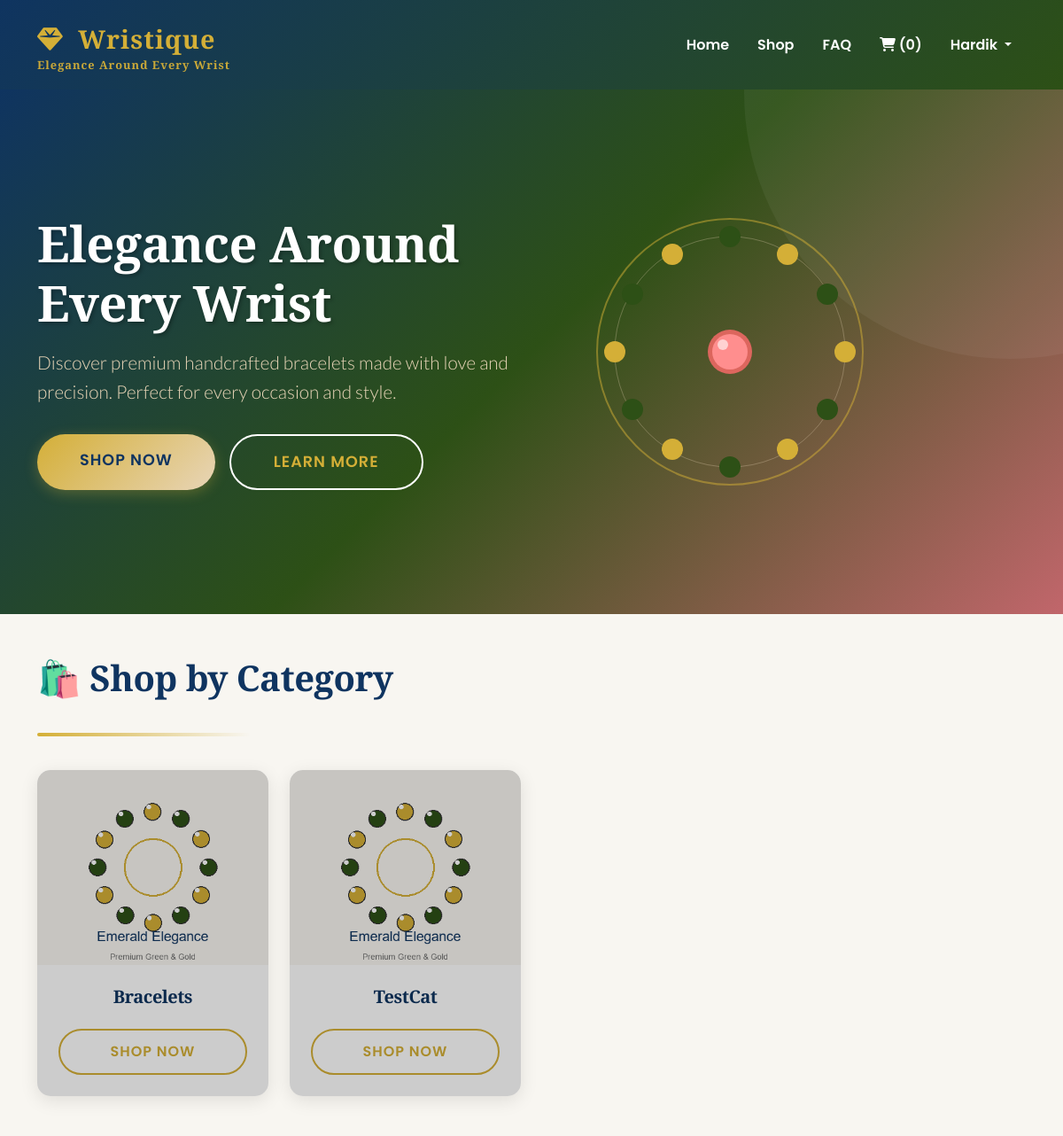
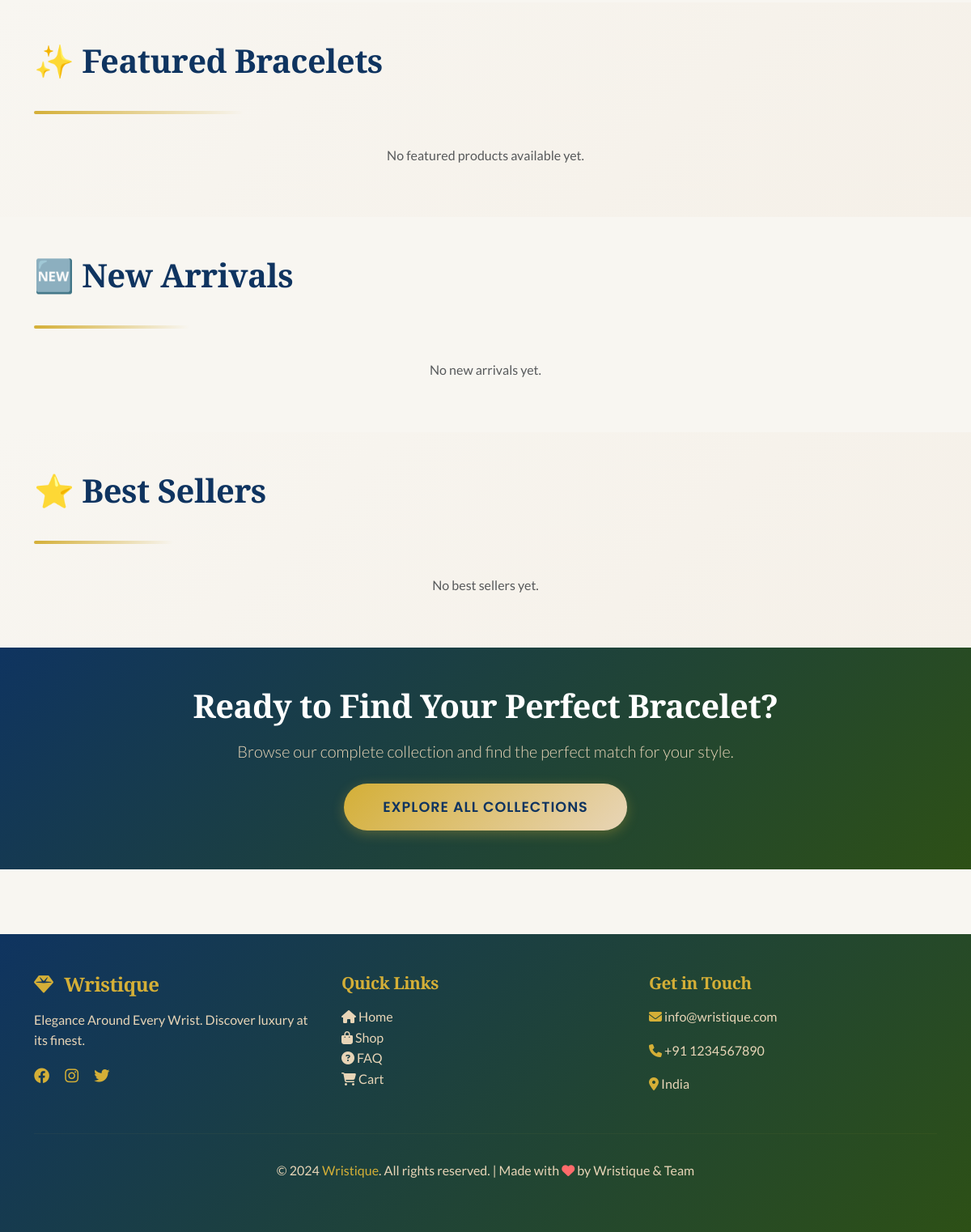
Screenshot of / (signed in) with the database file from the repository (2 pictures, top to bottom).
### accounts/models.py (models this page shows, shortened)
class User(AbstractUser):
    email = models.EmailField(unique=True)
    phone = models.CharField(max_length=15, blank=True)
    is_verified = models.BooleanField(default=False)
    created_at = models.DateTimeField(auto_now_add=True)
    updated_at = models.DateTimeField(auto_now=True)
    USERNAME_FIELD = 'email'
    REQUIRED_FIELDS = ['username']

### store/models.py (models this page shows, shortened)
class Category(models.Model):
    name = models.CharField(max_length=100, unique=True)
    slug = models.SlugField(max_length=100, unique=True)
    description = models.TextField(blank=True)
    image = models.ImageField(upload_to='categories/', blank=True, null=True)
    is_active = models.BooleanField(default=True)
    created_at = models.DateTimeField(auto_now_add=True)
    class Meta:
        verbose_name_plural = 'Categories'
        ordering = ['name']

### store/views.py (the view)
# urls.py: path('', views.home, name='home'),
def home(request):
    featured = Product.objects.filter(is_featured=True, is_active=True)[:8]
    new_arrivals = Product.objects.filter(is_new_arrival=True, is_active=True)[:8]
    best_sellers = Product.objects.filter(is_best_seller=True, is_active=True)[:8]
    categories = Category.objects.filter(is_active=True)
    context = {
        'featured': featured,
        'new_arrivals': new_arrivals,
        'best_sellers': best_sellers,
        'categories': categories,
    }
    return render(request, 'store/home.html', context)

### templates/store/home.html (shortened to what this page needs)
{% extends 'store/base.html' %}
{% block content %}
<section class="hero">
    <div class="container">
        <div class="row align-items-center g-5">
            <div class="col-md-6">
                <h1>Elegance Around Every Wrist</h1>
                <p class="lead">Discover premium handcrafted bracelets made with love and precision. Perfect for every occasion and style.</p>
                <div class="d-flex gap-3">
                    <a href="{% url 'store:shop' %}" class="btn btn-primary btn-lg">Shop Now</a>
                    <a href="{% url 'store:faq' %}" class="btn btn-outline-primary btn-lg" style="border-color: white; color: white;">Learn More</a>
                </div>
            </div>
            <div class="col-md-6">
                <div style="position: relative; animation: float 6s ease-in-out infinite;">
                </div>
            </div>
        </div>
    </div>
</section>
<section class="py-5">
    <div class="container">
        <div class="section-title">
            <h2>🛍️ Shop by Category</h2>
        </div>
        <div class="row g-4">
            {% for category in categories %}
            <div class="col-lg-3 col-md-4 col-sm-6">
                <div class="card h-100 category-card shadow-md" style="cursor: pointer; transition: all 0.3s;">
                    <div style="position: relative; overflow: hidden; height: 220px;">
                        {% if category.image %}
                        <img src="{{ category.image.url }}" class="card-img-top" alt="{{ category.name }}" style="height: 100%; object-fit: cover; transition: transform 0.3s;">
                        {% else %}
                        <img src="/static/images/emerald_elegance.png" class="card-img-top" alt="{{ category.name }}" style="height: 100%; object-fit: cover; transition: transform 0.3s;">
                        {% endif %}
                    </div>
                    <div class="card-body text-center d-flex flex-column justify-content-center">
                        <h5 class="card-title">{{ category.name }}</h5>
                        <a href="{% url 'store:category_products' category.slug %}" class="btn btn-outline-primary mt-3">Shop Now</a>
                    </div>
                </div>
            </div>
            {% endfor %}
        </div>
    </div>
</section>
<section class="py-5 featured-section">
    <div class="container">
        <div class="section-title">
            <h2>✨ Featured Bracelets</h2>
        </div>
        <div class="row g-4">
            {% for product in featured %}
            <div class="col-lg-3 col-md-4 col-sm-6">
                <div class="card h-100 shadow-lg">
                    <div style="position: relative; overflow: hidden; height: 280px;">
                        {% if product.image %}
                        <img src="{{ product.image.url }}" class="card-img-top" alt="{{ product.name }}" style="height: 100%; object-fit: cover;">
                        {% else %}
                        <img src="/static/images/emerald_elegance.png" class="card-img-top" alt="{{ product.name }}" style="height: 100%; object-fit: cover;">
                        {% endif %}
                        {% if product.discount_price %}
                        <div class="discount-badge">-{{ product.discount }}%</div>
                        {% endif %}
                    </div>
                    <div class="card-body d-flex flex-column">
                        <span class="badge bg-emerald mb-2">{{ product.gender|title }}</span>
                        <h5 class="card-title">{{ product.name }}</h5>
                        <p class="card-text text-muted small flex-grow-1">{{ product.category.name }}</p>
                        <div class="d-flex justify-content-between align-items-center mb-3">
                            <span class="price-current">₹{{ product.final_price }}</span>
                            {% if product.discount_price %}
                            <span class="price-original">₹{{ product.price }}</span>
                            {% endif %}
                        </div>
                        <a href="{% url 'store:product_detail' product.slug %}" class="btn btn-primary btn-sm w-100">View Details</a>
                    </div>
                </div>
            </div>
            {% empty %}
            <div class="col-12">
                <p class="text-center text-muted">No featured products available yet.</p>
            </div>
            {% endfor %}
        </div>
    </div>
</section>
<section class="py-5">
    <div class="container">
        <div class="section-title">
            <h2>🆕 New Arrivals</h2>
        </div>
        <div class="row g-4">
            {% for product in new_arrivals %}
            <div class="col-lg-3 col-md-4 col-sm-6">
                <div class="card h-100 shadow-lg">
                    <div style="position: relative; overflow: hidden; height: 280px;">
                        {% if product.image %}
                        <img src="{{ product.image.url }}" class="card-img-top" alt="{{ product.name }}" style="height: 100%; object-fit: cover;">
                        {% else %}
                        <img src="/static/images/sapphire_serenity.png" class="card-img-top" alt="{{ product.name }}" style="height: 100%; object-fit: cover;">
                        {% endif %}
                        {% if product.discount_price %}
                        <div class="discount-badge">-{{ product.discount }}%</div>
                        {% endif %}
                    </div>
                    <div class="card-body d-flex flex-column">
                        <span class="badge bg-sapphire mb-2">{{ product.gender|title }}</span>
                        <h5 class="card-title">{{ product.name }}</h5>
                        <p class="card-text text-muted small flex-grow-1">{{ product.category.name }}</p>
                        <div class="d-flex justify-content-between align-items-center mb-3">
                            <span class="price-current">₹{{ product.final_price }}</span>
                            {% if product.discount_price %}
                            <span class="price-original">₹{{ product.price }}</span>
                            {% endif %}
                        </div>
                        <a href="{% url 'store:product_detail' product.slug %}" class="btn btn-primary btn-sm w-100">View Details</a>
                    </div>
                </div>
            </div>
            {% empty %}
            <div class="col-12">
                <p class="text-center text-muted">No new arrivals yet.</p>
            </div>
            {% endfor %}
        </div>
    </div>
</section>
<section class="py-5 featured-section">
    <div class="container">
        <div class="section-title">
            <h2>⭐ Best Sellers</h2>
        </div>
        <div class="row g-4">
            {% for product in best_sellers %}
            <div class="col-lg-3 col-md-4 col-sm-6">
                <div class="card h-100 shadow-lg">
                    <div style="position: relative; overflow: hidden; height: 280px;">
                        {% if product.image %}
                        <img src="{{ product.image.url }}" class="card-img-top" alt="{{ product.name }}" style="height: 100%; object-fit: cover;">
                        {% else %}
                        <img src="/static/images/rose_radiance.png" class="card-img-top" alt="{{ product.name }}" style="height: 100%; object-fit: cover;">
                        {% endif %}
                        {% if product.discount_price %}
                        <div class="discount-badge">-{{ product.discount }}%</div>
                        {% endif %}
                    </div>
                    <div class="card-body d-flex flex-column">
                        <span class="badge bg-rose mb-2">{{ product.gender|title }}</span>
                        <h5 class="card-title">{{ product.name }}</h5>
                        <p class="card-text text-muted small flex-grow-1">{{ product.category.name }}</p>
                        <div class="d-flex justify-content-between align-items-center mb-3">
                            <span class="price-current">₹{{ product.final_price }}</span>
                            {% if product.discount_price %}
                            <span class="price-original">₹{{ product.price }}</span>
                            {% endif %}
                        </div>
                        <a href="{% url 'store:product_detail' product.slug %}" class="btn btn-primary btn-sm w-100">View Details</a>
                    </div>
                </div>
            </div>
            {% empty %}
            <div class="col-12">
                <p class="text-center text-muted">No best sellers yet.</p>
            </div>
            {% endfor %}
        </div>
    </div>
</section>
<section class="py-5" style="background: linear-gradient(135deg, #0F3460 0%, #2D5016 100%); color: white;">
    <div class="container text-center">
        <h2 class="mb-3" style="color: white;">Ready to Find Your Perfect Bracelet?</h2>
        <p class="lead mb-4" style="color: #E8D5B7;">Browse our complete collection and find the perfect match for your style.</p>
        <a href="{% url 'store:shop' %}" class="btn btn-primary btn-lg">Explore All Collections</a>
    </div>
</section>
{% endblock %}

### templates/store/base.html (shortened to what this page needs)
<!DOCTYPE html>
<html lang="en">
<head>
    <link href="https://cdn.jsdelivr.net/npm/bootstrap@5.3.0/dist/css/bootstrap.min.css" rel="stylesheet">
    <link rel="stylesheet" href="https://cdnjs.cloudflare.com/ajax/libs/font-awesome/6.4.0/css/all.min.css">
    <link rel="stylesheet" href="/static/css/style.css">
</head>
<body>
    <nav class="navbar navbar-expand-lg navbar-dark bg-dark">
        <div class="container">
            <a class="navbar-brand d-flex flex-column" href="{% url 'store:home' %}">
                <span><i class="fas fa-gem"></i> Wristique</span>
                <small class="brand-tagline" style="font-size: 0.8rem; line-height: 1;">Elegance Around Every Wrist</small>
            </a>
            <div class="collapse navbar-collapse" id="navbarNav">
                <ul class="navbar-nav ms-auto">
                    <li class="nav-item">
                        <a class="nav-link" href="{% url 'store:home' %}">Home</a>
                    </li>
                    <li class="nav-item">
                        <a class="nav-link" href="{% url 'store:shop' %}">Shop</a>
                    </li>
                    <li class="nav-item">
                        <a class="nav-link" href="{% url 'store:faq' %}">FAQ</a>
                    </li>
                    <li class="nav-item">
                        <a class="nav-link" href="{% url 'store:cart' %}">
                            <i class="fas fa-shopping-cart"></i>
                            {% if request.user.is_authenticated %}
                                ({{ request.user.cart_set.count }})
                            {% else %}
                                (0)
                            {% endif %}
                        </a>
                    </li>
                    {% if request.user.is_authenticated %}
                        <li class="nav-item dropdown">
                            <a class="nav-link dropdown-toggle" href="#" role="button" data-bs-toggle="dropdown">
                                {{ request.user.username }}
                            </a>
                        </li>
                    {% else %}
                        <li class="nav-item">
                            <a class="nav-link" href="{% url 'accounts:login' %}">Login</a>
                        </li>
                    {% endif %}
                </ul>
            </div>
        </div>
    </nav>
    {% block content %}{% endblock %}
    <footer class="py-5" style="background: linear-gradient(135deg, #0F3460 0%, #2D5016 100%); color: white; margin-top: 5rem;">
        <div class="container">
            <div class="row g-4">
                <div class="col-md-4">
                    <h5 style="color: #D4AF37; font-family: 'Playfair Display', serif; font-size: 1.5rem; margin-bottom: 1rem;">
                        <i class="fas fa-gem" style="margin-right: 0.5rem;"></i> Wristique
                    </h5>
                    <p style="color: #E8D5B7;">Elegance Around Every Wrist. Discover luxury at its finest.</p>
                    <div style="margin-top: 1rem;">
                        <a href="#" style="color: #D4AF37; margin-right: 1rem; font-size: 1.2rem;"><i class="fab fa-facebook"></i></a>
                        <a href="#" style="color: #D4AF37; margin-right: 1rem; font-size: 1.2rem;"><i class="fab fa-instagram"></i></a>
                        <a href="#" style="color: #D4AF37; font-size: 1.2rem;"><i class="fab fa-twitter"></i></a>
                    </div>
                </div>
                <div class="col-md-4">
                    <h5 style="color: #D4AF37; font-family: 'Playfair Display', serif; margin-bottom: 1rem;">Quick Links</h5>
                    <ul class="list-unstyled">
                        <li><a href="{% url 'store:home' %}" style="color: #E8D5B7; text-decoration: none; transition: all 0.3s;"><i class="fas fa-home"></i> Home</a></li>
                        <li><a href="{% url 'store:shop' %}" style="color: #E8D5B7; text-decoration: none; transition: all 0.3s;"><i class="fas fa-shopping-bag"></i> Shop</a></li>
                        <li><a href="{% url 'store:faq' %}" style="color: #E8D5B7; text-decoration: none; transition: all 0.3s;"><i class="fas fa-question-circle"></i> FAQ</a></li>
                        <li><a href="{% url 'store:cart' %}" style="color: #E8D5B7; text-decoration: none; transition: all 0.3s;"><i class="fas fa-shopping-cart"></i> Cart</a></li>
                    </ul>
                </div>
                <div class="col-md-4">
                    <h5 style="color: #D4AF37; font-family: 'Playfair Display', serif; margin-bottom: 1rem;">Get in Touch</h5>
                    <p style="color: #E8D5B7;"><i class="fas fa-envelope" style="color: #D4AF37;"></i> info@wristique.com</p>
                    <p style="color: #E8D5B7;"><i class="fas fa-phone" style="color: #D4AF37;"></i> +91 1234567890</p>
                    <p style="color: #E8D5B7;"><i class="fas fa-map-marker-alt" style="color: #D4AF37;"></i> India</p>
                </div>
            </div>
            <hr style="border-color: rgba(212, 175, 55, 0.2); margin: 2rem 0;">
            <p class="text-center" style="color: #E8D5B7;">
                &copy; 2024 <span style="color: #D4AF37;">Wristique</span>. All rights reserved. | Made with <i class="fas fa-heart" style="color: #FF6B6B;"></i> by Wristique &amp; Team
            </p>
        </div>
    </footer>
</body>
</html>

### rows the page displays
User: user.cart_set.count "0", user.username "Hardik"
Category: name "Bracelets"
Category: name "TestCat"
